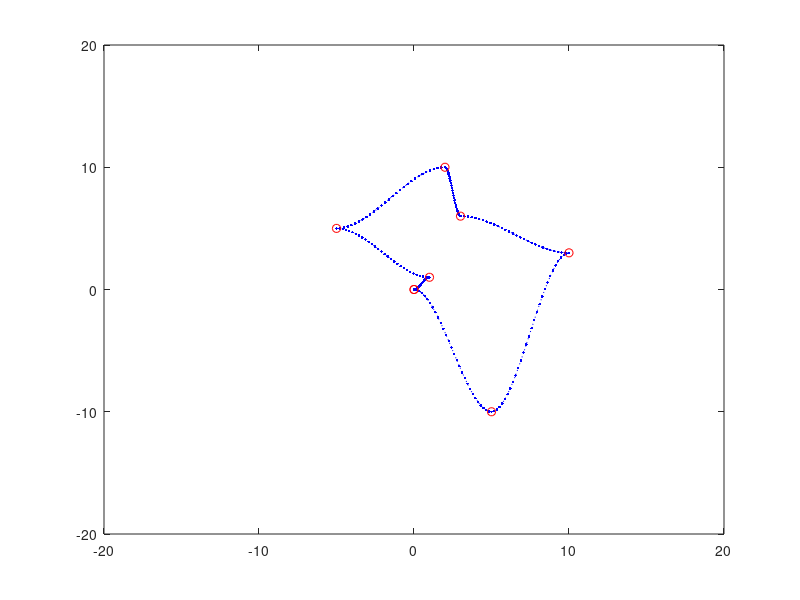

Source code (MATLAB): (Note: this script raises an error after producing the figure.)
%generate spoofed odometry, landmark data

% x, y
odom_covariance = [.01, 0; 
                    0, .01];
                
%heading and distance
measurement_covariance = [.01, 0; 
                           0, .5];

factor_information = sqrt(inv(diag([diag(odom_covariance); diag(measurement_covariance)])));

time_steps = 30;
landmark_location = [3, 5];
pause on;

%waypoints
start_x = [0,1,-5, 2, 3, 10, 5, 0];
end_x = [0,1, 5, 10, 6, 3, -10, 0];
gt_xq = [];
gt_yq = [];

%generate splines
for waypoint = 1:(length(start_x)-1)
    interp = linspace(start_x(waypoint), start_x(waypoint + 1), time_steps);
    gt_xq = [gt_xq, interp];
    gt_yq = [gt_yq, spline(start_x(waypoint:waypoint+1), [0 end_x(waypoint:waypoint+1) 0], interp)];
end

%generate position noise
odom_noise = mvnrnd([0, 0], odom_covariance, length(gt_xq));
gt_path = [reshape([gt_xq', gt_yq']', 2*length(gt_xq), 1); landmark_location'];
noisy_path = [gt_xq', gt_yq'];
noisy_odom = zeros(length(gt_xq), 2) + odom_noise;
noisy_heading = zeros(length(gt_xq), 1);
noisy_distance = zeros(length(gt_xq), 1);
plot(gt_xq, gt_yq, ':.b', start_x, end_x, 'or');

%render and get noisy heading
axis([-20, 20, -20, 20]);
prev_state = [0, 0];
for t = 1:length(gt_xq)
    robot_pose = [noisy_path(t, 1), noisy_path(t, 2)];
    rect = rectangle('Position', [robot_pose(1) - .25, robot_pose(2) - .25, .5, .5]); 
    heading_to_landmark = atan2(landmark_location(2) - robot_pose(2), landmark_location(1) - robot_pose(1));
    noisy_heading(t) = heading_to_landmark + normrnd(0, measurement_covariance(1,1));
    noisy_distance(t) = norm(robot_pose - landmark_location) + normrnd(0, measurement_covariance(2,2));
    noisy_odom(t, :) = robot_pose - prev_state;
    prev_state = robot_pose;
    x_ray_obs = [robot_pose(1), robot_pose(1)+noisy_distance(t)*cos(noisy_heading(t))];
    y_ray_obs = [robot_pose(2), robot_pose(2)+noisy_distance(t)*sin(noisy_heading(t))];
    l1 = line(x_ray_obs, y_ray_obs, 'Color','red','LineStyle','--');
    x_ray_gt = [robot_pose(1), landmark_location(1)];
    y_ray_gt = [robot_pose(2), landmark_location(2)];
    l2 = line(x_ray_gt, y_ray_gt, 'Color','green','LineStyle','--');
    %pause(.1);
    delete(rect);
    delete(l1);
    delete(l2);
end

%%%%%%%%%%%%%%%%%%%%%%%%%%%%%%%%%%%%%%%%%%%%%%%%%%%%%%%%%%%%%%%%%%%%%%%%%%%%%%%%%%%%%%%%%%%%%%%%
measurement_dim = 4;
state_space_dim = 2;
landmark_state_dim = 2;

estimate = zeros(2*(length(gt_xq)+1) + landmark_state_dim, 1);
for t = 1:length(gt_xq)
    estimate(2*t+1:2*t+2) = estimate(2*t-1:2*t) + noisy_odom(t,:)';
end
estimate(end-1:end) = [3.5, 4.6];
d_x = ones(size(estimate));
prev_error = inf;
max_iters= 10;
iter = 0;
mu = 2;
tic
while(prev_error > 1E-5 && iter < max_iters)
    jacobian = zeros(measurement_dim*length(gt_xq) + 2, 2*(length(gt_xq)+1) + landmark_state_dim);
    jacobian(1:2,1:2) = eye(2);
    observations = reshape([noisy_odom';noisy_heading';noisy_distance'], measurement_dim*length(gt_xq), 1);
    observations = [0; 0; observations]; %add prior
    virtual_obs = zeros(measurement_dim*length(gt_xq)+2, 1);
    system_information = [[1/0.0001, 0; 
                          0, 1/0.0001], zeros(2, 4*length(gt_xq));
                          zeros(4*length(gt_xq), 2), diag(repmat(diag(factor_information), length(gt_xq), 1))];

    %populate jacobian
    for ts = 1:length(gt_xq)
        %insert motion jacobian second constraint
        jacobian(4*ts-1:4*ts, 2*ts-1:2*ts) = -eye(2);
        jacobian(4*ts-1:4*ts, 2*ts+1:2*ts+2) = eye(2);

        lx = estimate(end-1);
        ly = estimate(end);
        x_ts = estimate(2*ts-1);
        y_ts = estimate(2*ts);
        x_ts_next = estimate(2*ts+1);
        y_ts_next = estimate(2*ts+2);
        virtual_obs(4*ts-1:4*ts+2) = [x_ts_next - x_ts;
                                    y_ts_next - y_ts;
                                    wrapToPi(atan2(ly - y_ts, lx - x_ts));
                                    sqrt((ly - y_ts)^2 + (lx - x_ts)^2)];
        
        %insert landmark jacobian
        jacobian(4*ts+1, 2*ts-1:2*ts) = [(ly - y_ts)/((lx - x_ts)^2 + (ly - y_ts)^2), -(lx - x_ts)/((lx - x_ts)^2 + (ly - y_ts)^2)];
        jacobian(4*ts+1, end-1:end) = [-(ly - y_ts)/((lx - x_ts)^2 + (ly - y_ts)^2), (lx - x_ts)/((lx - x_ts)^2 + (ly - y_ts)^2)];
        
        jacobian(4*ts+2, 2*ts-1:2*ts) = [-(2*lx - 2*x_ts)/(2*((lx - x_ts)^2 + (ly - y_ts)^2)^(1/2)), -(2*ly - 2*y_ts)/(2*((lx - x_ts)^2 + (ly - y_ts)^2)^(1/2))];
        jacobian(4*ts+2, end-1:end) = [(2*lx - 2*x_ts)/(2*((lx - x_ts)^2 + (ly - y_ts)^2)^(1/2)), (2*ly - 2*y_ts)/(2*((lx - x_ts)^2 + (ly - y_ts)^2)^(1/2))];
    end

    H = (jacobian'*system_information)';
    H(1:2, 1:2) = eye(2);
    error_vector = (observations - virtual_obs);
    for deg = 5:4:length(error_vector)
        error_vector(deg) = wrapToPi(error_vector(deg));
    end
    error_vector = (error_vector'*system_information)';
    
    err_score = norm(error_vector);
    
    A = sparse(H'*H + eye(size(H',1))*mu);
    H(isinf(H)|isnan(H)) = 0;
    [R, flag, p] = chol(A);

    %solve R'y = A'b forward substitution
    %solve Rx = y backward substitution
    y = forwardSubstitution(R', p'*H'*error_vector, size(H', 1));
    d_x = p*backSubstitution(R, y, size(y, 1));
     
    
%     [C,R,P] = qr(H, error_vector, 0);
%     d_x(P,:) = back_sub(R, C);


    if(prev_error > err_score)
        estimate = estimate + d_x;
        mu = mu * 2;
    else
        mu = mu / 2;
    end
    prev_error = err_score;
    iter = iter + 1;
end
toc
fprintf('RMSE: %f', sqrt(sum((estimate(3:end) - gt_path).^2)/length(gt_path)));
figure();
hold on; 
title("Comparison between Ground Truth and Estimate");
est_r = reshape(estimate(3:end), 2, length(estimate(3:end))/2);
est_pose = est_r(:,1:end-1);
est_landmark = est_r(:,end);
plot(est_pose(1,:), est_pose(2,:), ':.r'); 
plot(est_landmark(1), est_landmark(2), 'or');
plot(gt_xq, gt_yq, ':.g'); 
plot(landmark_location(1), landmark_location(2), 'og');